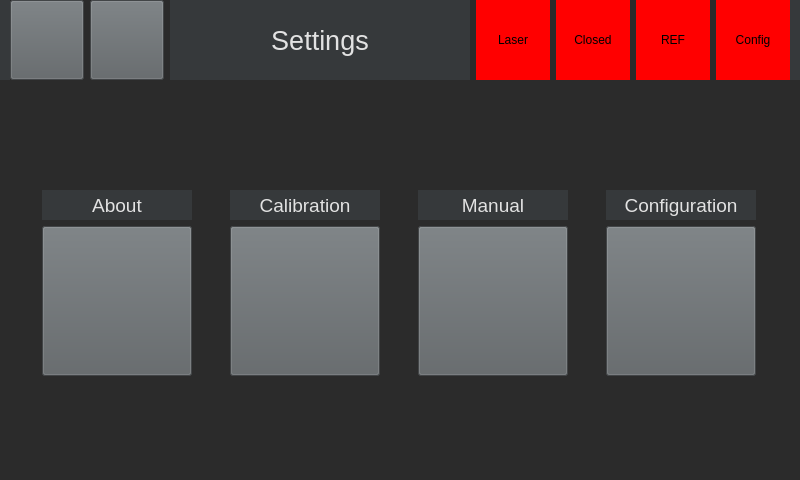
<?xml version="1.0" encoding="UTF-8"?>
<ui version="4.0">
 <class>VorlageUi</class>
 <widget class="QWidget" name="VorlageUi">
  <property name="geometry">
   <rect>
    <x>0</x>
    <y>0</y>
    <width>800</width>
    <height>480</height>
   </rect>
  </property>
  <property name="windowTitle">
   <string>Form</string>
  </property>
  <property name="styleSheet">
   <string notr="true">background-color: rgb(43, 43, 43);
color: rgb(60, 63, 65);</string>
  </property>
  <widget class="QWidget" name="widget" native="true">
   <property name="geometry">
    <rect>
     <x>0</x>
     <y>0</y>
     <width>800</width>
     <height>480</height>
    </rect>
   </property>
   <property name="minimumSize">
    <size>
     <width>800</width>
     <height>480</height>
    </size>
   </property>
   <widget class="QLabel" name="helpTitle_2">
    <property name="geometry">
     <rect>
      <x>0</x>
      <y>0</y>
      <width>800</width>
      <height>80</height>
     </rect>
    </property>
    <property name="font">
     <font>
      <pointsize>20</pointsize>
      <weight>50</weight>
      <bold>false</bold>
     </font>
    </property>
    <property name="styleSheet">
     <string notr="true">background-color: rgb(54, 57, 59);
color: rgb(226, 226, 226);</string>
    </property>
    <property name="text">
     <string/>
    </property>
    <property name="alignment">
     <set>Qt::AlignCenter</set>
    </property>
   </widget>
   <widget class="QWidget" name="gridLayoutWidget">
    <property name="geometry">
     <rect>
      <x>10</x>
      <y>80</y>
      <width>781</width>
      <height>406</height>
     </rect>
    </property>
    <layout class="QGridLayout" name="gridLayout">
     <item row="3" column="0">
      <widget class="QPushButton" name="aboutBtn">
       <property name="minimumSize">
        <size>
         <width>0</width>
         <height>150</height>
        </size>
       </property>
       <property name="maximumSize">
        <size>
         <width>150</width>
         <height>150</height>
        </size>
       </property>
       <property name="font">
        <font>
         <pointsize>10</pointsize>
         <weight>75</weight>
         <bold>true</bold>
        </font>
       </property>
       <property name="styleSheet">
        <string notr="true">background-color: rgb(92, 97, 100);
color: rgb(175, 177, 179);
</string>
       </property>
       <property name="text">
        <string/>
       </property>
       <property name="icon">
        <iconset>
         <normaloff>../Icons/infoIcon.png</normaloff>../Icons/infoIcon.png</iconset>
       </property>
       <property name="iconSize">
        <size>
         <width>128</width>
         <height>64</height>
        </size>
       </property>
       <property name="flat">
        <bool>false</bool>
       </property>
      </widget>
     </item>
     <item row="1" column="0">
      <widget class="QLabel" name="label_2">
       <property name="minimumSize">
        <size>
         <width>0</width>
         <height>30</height>
        </size>
       </property>
       <property name="font">
        <font>
         <pointsize>14</pointsize>
         <weight>50</weight>
         <bold>false</bold>
        </font>
       </property>
       <property name="styleSheet">
        <string notr="true">background-color: rgb(54, 57, 59);
color: rgb(226, 226, 226);</string>
       </property>
       <property name="text">
        <string>About</string>
       </property>
       <property name="alignment">
        <set>Qt::AlignCenter</set>
       </property>
      </widget>
     </item>
     <item row="1" column="2">
      <widget class="QLabel" name="label_5">
       <property name="font">
        <font>
         <pointsize>14</pointsize>
         <weight>50</weight>
         <bold>false</bold>
        </font>
       </property>
       <property name="styleSheet">
        <string notr="true">background-color: rgb(54, 57, 59);
color: rgb(226, 226, 226);</string>
       </property>
       <property name="text">
        <string>Manual</string>
       </property>
       <property name="alignment">
        <set>Qt::AlignCenter</set>
       </property>
      </widget>
     </item>
     <item row="4" column="0">
      <spacer name="verticalSpacer">
       <property name="orientation">
        <enum>Qt::Vertical</enum>
       </property>
       <property name="sizeHint" stdset="0">
        <size>
         <width>20</width>
         <height>40</height>
        </size>
       </property>
      </spacer>
     </item>
     <item row="3" column="1">
      <widget class="QPushButton" name="calBtn">
       <property name="minimumSize">
        <size>
         <width>0</width>
         <height>0</height>
        </size>
       </property>
       <property name="maximumSize">
        <size>
         <width>150</width>
         <height>150</height>
        </size>
       </property>
       <property name="font">
        <font>
         <pointsize>10</pointsize>
         <weight>75</weight>
         <bold>true</bold>
        </font>
       </property>
       <property name="styleSheet">
        <string notr="true">background-color: rgb(92, 97, 100);
color: rgb(175, 177, 179);
</string>
       </property>
       <property name="text">
        <string/>
       </property>
       <property name="icon">
        <iconset>
         <normaloff>../Icons/calibrationIcon.png</normaloff>../Icons/calibrationIcon.png</iconset>
       </property>
       <property name="iconSize">
        <size>
         <width>64</width>
         <height>64</height>
        </size>
       </property>
       <property name="flat">
        <bool>false</bool>
       </property>
      </widget>
     </item>
     <item row="0" column="0">
      <spacer name="verticalSpacer_2">
       <property name="orientation">
        <enum>Qt::Vertical</enum>
       </property>
       <property name="sizeHint" stdset="0">
        <size>
         <width>20</width>
         <height>40</height>
        </size>
       </property>
      </spacer>
     </item>
     <item row="1" column="1">
      <widget class="QLabel" name="label_4">
       <property name="font">
        <font>
         <pointsize>14</pointsize>
         <weight>50</weight>
         <bold>false</bold>
        </font>
       </property>
       <property name="styleSheet">
        <string notr="true">background-color: rgb(54, 57, 59);
color: rgb(226, 226, 226);</string>
       </property>
       <property name="text">
        <string>Calibration</string>
       </property>
       <property name="alignment">
        <set>Qt::AlignCenter</set>
       </property>
      </widget>
     </item>
     <item row="3" column="2">
      <widget class="QPushButton" name="manBtn">
       <property name="minimumSize">
        <size>
         <width>150</width>
         <height>150</height>
        </size>
       </property>
       <property name="maximumSize">
        <size>
         <width>100</width>
         <height>150</height>
        </size>
       </property>
       <property name="font">
        <font>
         <pointsize>10</pointsize>
         <weight>75</weight>
         <bold>true</bold>
        </font>
       </property>
       <property name="styleSheet">
        <string notr="true">background-color: rgb(92, 97, 100);
color: rgb(175, 177, 179);
</string>
       </property>
       <property name="text">
        <string/>
       </property>
       <property name="icon">
        <iconset>
         <normaloff>../Icons/manual2.png</normaloff>../Icons/manual2.png</iconset>
       </property>
       <property name="iconSize">
        <size>
         <width>64</width>
         <height>64</height>
        </size>
       </property>
       <property name="flat">
        <bool>false</bool>
       </property>
      </widget>
     </item>
     <item row="1" column="3">
      <widget class="QLabel" name="label_6">
       <property name="font">
        <font>
         <pointsize>14</pointsize>
         <weight>50</weight>
         <bold>false</bold>
        </font>
       </property>
       <property name="styleSheet">
        <string notr="true">background-color: rgb(54, 57, 59);
color: rgb(226, 226, 226);</string>
       </property>
       <property name="text">
        <string>Configuration</string>
       </property>
       <property name="alignment">
        <set>Qt::AlignCenter</set>
       </property>
      </widget>
     </item>
     <item row="3" column="3">
      <widget class="QPushButton" name="parBtn">
       <property name="minimumSize">
        <size>
         <width>150</width>
         <height>150</height>
        </size>
       </property>
       <property name="maximumSize">
        <size>
         <width>100</width>
         <height>150</height>
        </size>
       </property>
       <property name="font">
        <font>
         <pointsize>10</pointsize>
         <weight>75</weight>
         <bold>true</bold>
        </font>
       </property>
       <property name="styleSheet">
        <string notr="true">background-color: rgb(92, 97, 100);
color: rgb(175, 177, 179);
</string>
       </property>
       <property name="text">
        <string/>
       </property>
       <property name="icon">
        <iconset>
         <normaloff>../Icons/parameter.png</normaloff>../Icons/parameter.png</iconset>
       </property>
       <property name="iconSize">
        <size>
         <width>64</width>
         <height>64</height>
        </size>
       </property>
       <property name="flat">
        <bool>false</bool>
       </property>
      </widget>
     </item>
    </layout>
   </widget>
   <widget class="QWidget" name="horizontalLayoutWidget_2">
    <property name="geometry">
     <rect>
      <x>10</x>
      <y>0</y>
      <width>780</width>
      <height>80</height>
     </rect>
    </property>
    <layout class="QHBoxLayout" name="horizontalLayout_3">
     <item>
      <widget class="QPushButton" name="helpBtn">
       <property name="minimumSize">
        <size>
         <width>0</width>
         <height>0</height>
        </size>
       </property>
       <property name="maximumSize">
        <size>
         <width>100</width>
         <height>100</height>
        </size>
       </property>
       <property name="font">
        <font>
         <pointsize>10</pointsize>
         <weight>75</weight>
         <bold>true</bold>
        </font>
       </property>
       <property name="cursor">
        <cursorShape>ArrowCursor</cursorShape>
       </property>
       <property name="toolTip">
        <string>&lt;html&gt;&lt;head/&gt;&lt;body&gt;&lt;p&gt;&lt;img src=&quot;:/newPrefix/helpIcon.png&quot;/&gt;&lt;/p&gt;&lt;/body&gt;&lt;/html&gt;</string>
       </property>
       <property name="styleSheet">
        <string notr="true">background-color: rgb(92, 97, 100);
color: rgb(175, 177, 179);
</string>
       </property>
       <property name="text">
        <string/>
       </property>
       <property name="icon">
        <iconset>
         <normaloff>../Icons/helpIcon.png</normaloff>../Icons/helpIcon.png</iconset>
       </property>
       <property name="iconSize">
        <size>
         <width>32</width>
         <height>64</height>
        </size>
       </property>
       <property name="flat">
        <bool>false</bool>
       </property>
      </widget>
     </item>
     <item>
      <widget class="QPushButton" name="homeBtn">
       <property name="minimumSize">
        <size>
         <width>0</width>
         <height>0</height>
        </size>
       </property>
       <property name="maximumSize">
        <size>
         <width>100</width>
         <height>100</height>
        </size>
       </property>
       <property name="font">
        <font>
         <pointsize>10</pointsize>
         <weight>75</weight>
         <bold>true</bold>
        </font>
       </property>
       <property name="styleSheet">
        <string notr="true">background-color: rgb(92, 97, 100);
color: rgb(175, 177, 179);
</string>
       </property>
       <property name="text">
        <string/>
       </property>
       <property name="icon">
        <iconset>
         <normaloff>../Icons/homeIcon.png</normaloff>../Icons/homeIcon.png</iconset>
       </property>
       <property name="iconSize">
        <size>
         <width>32</width>
         <height>32</height>
        </size>
       </property>
      </widget>
     </item>
     <item>
      <widget class="QLabel" name="pageTitle">
       <property name="minimumSize">
        <size>
         <width>300</width>
         <height>0</height>
        </size>
       </property>
       <property name="font">
        <font>
         <pointsize>20</pointsize>
         <weight>50</weight>
         <bold>false</bold>
        </font>
       </property>
       <property name="styleSheet">
        <string notr="true">background-color: rgb(54, 57, 59);
color: rgb(226, 226, 226);</string>
       </property>
       <property name="text">
        <string>Settings</string>
       </property>
       <property name="alignment">
        <set>Qt::AlignCenter</set>
       </property>
      </widget>
     </item>
     <item>
      <widget class="QLabel" name="laserLight">
       <property name="minimumSize">
        <size>
         <width>0</width>
         <height>0</height>
        </size>
       </property>
       <property name="maximumSize">
        <size>
         <width>999</width>
         <height>9999</height>
        </size>
       </property>
       <property name="styleSheet">
        <string notr="true">background-color: red;
color: rgb(0, 0, 0);</string>
       </property>
       <property name="text">
        <string>Laser</string>
       </property>
       <property name="alignment">
        <set>Qt::AlignCenter</set>
       </property>
      </widget>
     </item>
     <item>
      <widget class="QLabel" name="closedLight">
       <property name="minimumSize">
        <size>
         <width>0</width>
         <height>0</height>
        </size>
       </property>
       <property name="maximumSize">
        <size>
         <width>9999</width>
         <height>999</height>
        </size>
       </property>
       <property name="styleSheet">
        <string notr="true">background-color: red;
color: rgb(0, 0, 0);</string>
       </property>
       <property name="text">
        <string>Closed</string>
       </property>
       <property name="alignment">
        <set>Qt::AlignCenter</set>
       </property>
      </widget>
     </item>
     <item>
      <widget class="QLabel" name="refLight">
       <property name="minimumSize">
        <size>
         <width>0</width>
         <height>0</height>
        </size>
       </property>
       <property name="maximumSize">
        <size>
         <width>9999</width>
         <height>9999</height>
        </size>
       </property>
       <property name="styleSheet">
        <string notr="true">background-color: red;
color: rgb(0, 0, 0);</string>
       </property>
       <property name="text">
        <string>REF</string>
       </property>
       <property name="alignment">
        <set>Qt::AlignCenter</set>
       </property>
      </widget>
     </item>
     <item>
      <widget class="QLabel" name="configLight">
       <property name="minimumSize">
        <size>
         <width>0</width>
         <height>0</height>
        </size>
       </property>
       <property name="maximumSize">
        <size>
         <width>9999</width>
         <height>9999</height>
        </size>
       </property>
       <property name="styleSheet">
        <string notr="true">background-color: red;
color: rgb(0, 0, 0);</string>
       </property>
       <property name="text">
        <string>Config</string>
       </property>
       <property name="alignment">
        <set>Qt::AlignCenter</set>
       </property>
      </widget>
     </item>
    </layout>
   </widget>
  </widget>
 </widget>
 <resources/>
 <connections/>
</ui>
